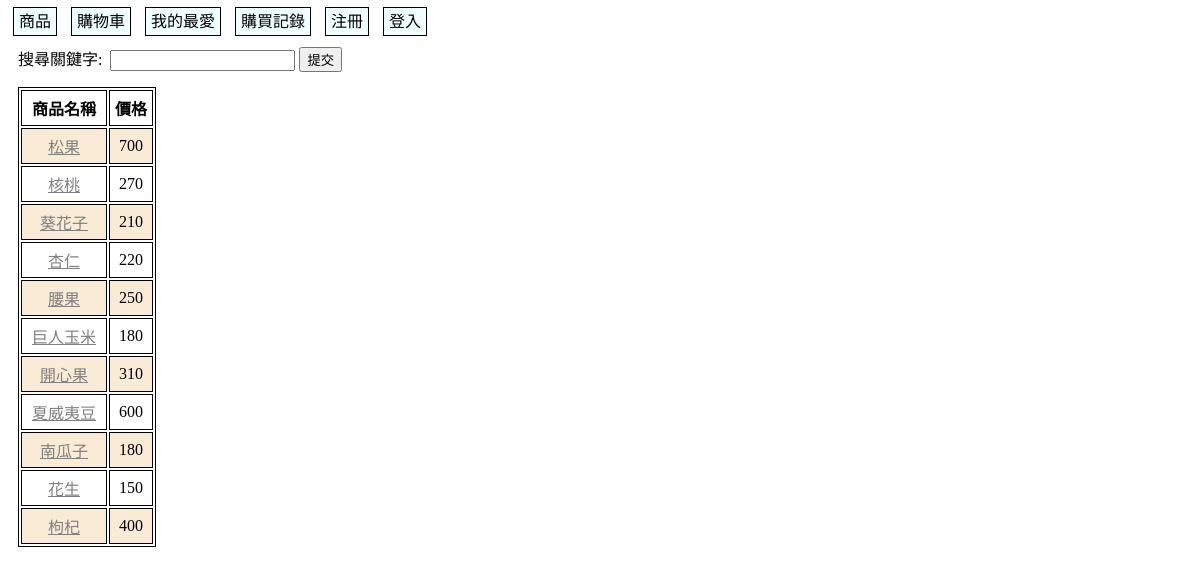
The page /product.php on the database its author committed.
### tables this page shows
create table product (
	id int auto_increment primary key, 
	name varchar(200) not null, 
	price int not null
);

### product.php (the view)
<?php require "header.php" ?>
<?php require "menu.php" ?>
<div>
  <form action="product.php" method="post">
      搜尋關鍵字:&nbsp;&nbsp;<input type="text" name="keyword">
      <input type="submit" value="提交" >
  </form>
</div>
<?php
$pdo=new PDO('mysql:host=localhost:3307;dbname=shop;charset=utf8','staff','password');
if(isset($_REQUEST['keyword']))
{
    $sql = $pdo->prepare("SELECT * FROM product WHERE name LIKE ? ");
    $sql->execute(['%'.$_REQUEST["keyword"].'%']);
}
else
{
    $sql = $pdo->prepare("SELECT * FROM product");
    $sql->execute([]);
}
echo '<table>
  <tr>
    <th>商品名稱</th>
    <th>價格</th>
  </tr>';
foreach($sql->fetchAll() as $row)
{
    echo '<tr>';
    echo '<td><a class="productA" href="detail.php?id='.$row["id"].'" /a>'.$row["name"].'</td>';
    echo '<td>'.$row["price"].'</td>';
    echo '</tr>';
}
?>
<?php require 'footer.php'?>

### header.php (shortened to what this page needs)
<!DOCTYPE html>
<html>
<head>
<link rel="stylesheet" href="style.css" type="text/css">
</head>
<body>

### menu.php
<a class="menu" href="product.php">商品</a>
<a class="menu" href="cart.php">購物車</a>
<a class="menu" href="favorite.php">我的最愛</a>
<a class="menu" href="record.php">購買記錄</a>
<?php
  if(isset($_SESSION['customer'])) {?>
<a class="menu" href="change.php">修改密碼</a>
<a class="menu" href="logout.php">登出</a>
<?php } else  { ?>
<a class="menu" href="register.php">注冊</a>
<a class="menu" href="login.php">登入</a>
<?php } ?>

### footer.php
</body>
</html>

### style.css (style rules this page uses)
div { margin: 10px; }
input { margin: 5px 0; }
table { margin: 10px; position: static; border: 1px solid black; text-align: center; }
th, td { border: 1px solid black; text-align: center; padding:5px }
tr:nth-child(even) { background-color: antiquewhite; }
a { padding: 5px; color: grey; }
.menu { color:black; border: 1px solid black; text-align: center; background-color: azure; text-decoration: none; margin: 5px; }

### rows shown on the page
product: name "松果", price "700"
product: name "核桃", price "270"
product: name "葵花子", price "210"
product: name "杏仁", price "220"
product: name "腰果", price "250"
product: name "巨人玉米", price "180"
product: name "開心果", price "310"
product: name "夏威夷豆", price "600"
product: name "南瓜子", price "180"
product: name "花生", price "150"
product: name "枸杞", price "400"
